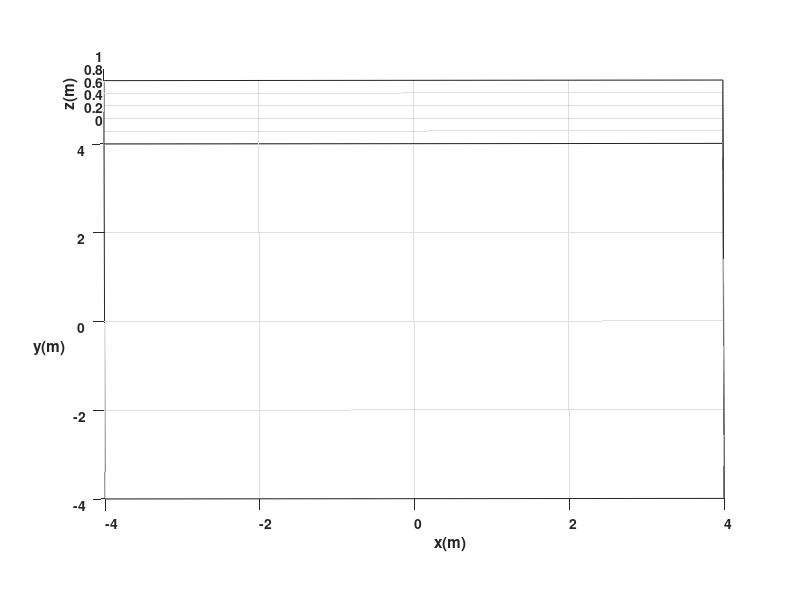

Write MATLAB code to recreate this figure. (Note: this script raises an error after producing the figure.)
clear all
close all
clc

%%%%%%%%%%%%%%%%%%%%%%%%% TIEMPO %%%%%%%%%%%%%%%%%%%%%%%%%%%%%%%%%%%%%%
tf=23.7;             % Tiempo de simulación en segundos (s)
ts=0.1;            % Tiempo de muestreo en segundos (s)
t=0:ts:tf;         % Vector de tiempo
N= length(t);      % Muestras


%%%%%%%%%%%%%%%%%%% CONDICIONES INICIALES %%%%%%%%%%%%%%%%%%%%%%%%%%%%%%%
%Inicializamos las variables que se van a emplear
x1= zeros (1, N+1);       % Posición (X) en el centro del eje que une las ruedas en metros (m)
y1= zeros (1, N+1);       % Posición (Y) en el centro del eje que une las ruedas en metros (m)
phi= zeros (1, N+1);      % Orientación del robot en radiaanes (rad)

%Damos valores a nuestro punto inicial de posición y orientación
x1(1)=0;  %Posición inicial eje x
y1(1)=0;  %Posición inicial eje y
phi(1)=0; %Orientación inicial del robot 

%%%%%%%%%%%%%%%%%%%%% PUNTO DE CONTROL %%%%%%%%%%%%%%%%%%%%%%%%%%%%%%%%%%%
%Inicializamos el punto de control 
hx= zeros (1, N+1);       % Posición en el eje (X) del punto de control en metros (m)
hy= zeros (1, N+1);       % Posición en el eje (Y) del punto de control en metros (m)

%Igualamos el punto de control con las proyecciones X1 y Y1 por su
%coincidencia
hx(1)= x1(1);       % Posición del punto de control en el eje (X) metros (m)
hy(1)= y1(1);       % Posición del punto de control en el eje (Y) metros (m)

%%%%%%%%%%%%%%%%%%%%%% VELOCIDADES DE REFERENCIA %%%%%%%%%%%%%%%%%%%%%%%%%%

v = [0*ones(1,10)      1*ones(1,20)    0*ones(1,10)     1*ones(1,20)   0*ones(1,10)       1*ones(1,10)    0*ones(1,10)       1*ones(1,5)      0*ones(1,10)       1*ones(1,14)     0*ones(1,10)       1*ones(1,5)     0*ones(1,10)         1*ones(1,15)    0*ones(1,10)          1*ones(1,14)    0*ones(1,10)        1*ones(1,10)    0*ones(1,10)        1*ones(1,14)    0*ones(1,11)]; % Velocidad lineal de referencia (m/s)
w = [pi/2*ones(1,10)   0*ones(1,20)   -pi/4*ones(1,10)  0*ones(1,20)  -pi/4*ones(1,10)    0*ones(1,10)   -pi/2*ones(1,10)    0*ones(1,5)     -pi/4*ones(1,10)    0*ones(1,14)    -pi/4*ones(1,10)    0*ones(1,5)     pi/2*ones(1,10)      0*ones(1,15)    3*pi/4*ones(1,10)     0*ones(1,14)    -pi/4*ones(1,10)    0*ones(1,10)    -pi/4*ones(1,10)    0*ones(1,14)    3*pi/4*ones(1,11)]; % Velocidad angular de referencia (rad/s)

%%%%%%%%%%%%%%%%%%%%%%%%% BUCLE DE SIMULACION %%%%%%%%%%%%%%%%%%%%%%%%%%%%%%%%

for k=1:N 
    
    %Aplico la integral a la velocidad angular para obtener el angulo "phi" de la orientación
    phi(k+1)=phi(k)+w(k)*ts; % Integral numérica (método de Euler)
           
   %%%%%%%%%%%%%%%%%%%%% MODELO CINEMATICO %%%%%%%%%%%%%%%%%%%%%%%%%
    
    xp1=v(k)*cos(phi(k)); 
    yp1=v(k)*sin(phi(k));
 
    %Aplico la integral a la velocidad lineal para obtener las cordenadas
    %"x1" y "y1" de la posición
    x1(k+1)=x1(k)+ ts*xp1; % Integral numérica (método de Euler)
    y1(k+1)=y1(k)+ ts*yp1; % Integral numérica (método de Euler)

    % Posicion del robot con respecto al punto de control
    hx(k+1)=x1(k+1); 
    hy(k+1)=y1(k+1);

end



%%%%%%%%%%%%%%%%%%%%%%%%%%%%% SIMULACION VIRTUAL 3D %%%%%%%%%%%%%%%%%%%%%%%%%%%%

% a) Configuracion de escena

scene=figure;  % Crear figura (Escena)
set(scene,'Color','white'); % Color del fondo de la escena
set(gca,'FontWeight','bold') ;% Negrilla en los ejes y etiquetas
sizeScreen=get(0,'ScreenSize'); % Retorna el tamaño de la pantalla del computador
set(scene,'position',sizeScreen); % Configurar tamaño de la figura
camlight('headlight'); % Luz para la escena
axis equal; % Establece la relación de aspecto para que las unidades de datos sean las mismas en todas las direcciones.
grid on; % Mostrar líneas de cuadrícula en los ejes
box on; % Mostrar contorno de ejes
xlabel('x(m)'); ylabel('y(m)'); zlabel('z(m)'); % Etiqueta de los eje

view([-0.1 35]); % Orientacion de la figura
axis([-4 4 -4 4 0 1]); % Ingresar limites minimos y maximos en los ejes x y z [minX maxX minY maxY minZ maxZ]

% b) Graficar robots en la posicion inicial
scale = 4;
MobileRobot;
H1=MobilePlot(x1(1),y1(1),phi(1),scale);hold on;

% c) Graficar Trayectorias
H2=plot3(hx(1),hy(1),0,'r','lineWidth',2);

% d) Bucle de simulacion de movimiento del robot

step=1; % pasos para simulacion

for k=1:step:N

    delete(H1);    
    delete(H2);
    
    H1=MobilePlot(x1(k),y1(k),phi(k),scale);
    H2=plot3(hx(1:k),hy(1:k),zeros(1,k),'r','lineWidth',2);
    
    pause(ts);

end
